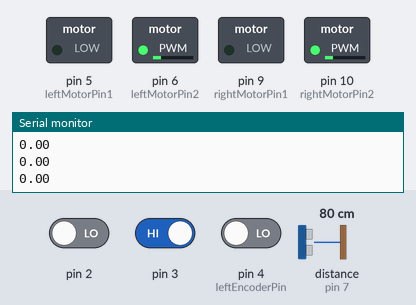
Simulated run of this sketch. Board: Arduino Uno, built with avr-gcc and run on an emulated ATmega328P. Shown: switched loads named in the sketch (green lamp = pin HIGH), the last lines printed to the serial monitor. Wiring (inferred from the names in the program): ultrasonic range finder: trigger pin 8; echo pin 7. Dashed ring = blinking. Inputs (shaded band) come from the test bench; at power-on: distance to the obstacle (sensor on pin 7) 80 cm, pin 2 LOW, pin 3 HIGH, pin 4 (leftEncoderPin) LOW. The echo pulse lasts 58.3 µs per cm; pins used as bus, display or sensor lines are not drawn.

Above: at 4.2 s.
4.3 s: distance to the obstacle (sensor on pin 7) set to 32 cm
5.8 s: distance to the obstacle (sensor on pin 7) set to 26 cm
At 5.98 s:
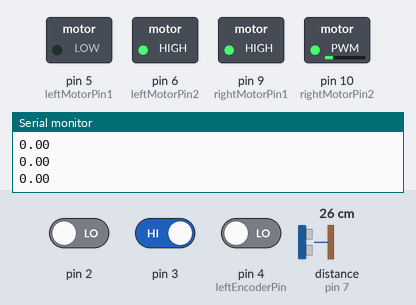
8.8 s: pin 2 driven HIGH
At 8.97 s:
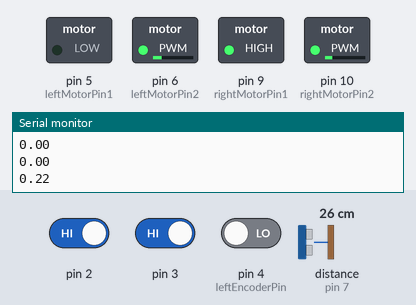
11.8 s: pin 3 driven LOW
At 11.95 s:
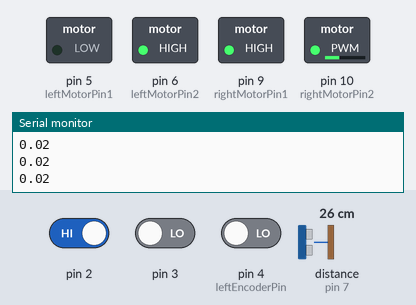
14.8 s: distance to the obstacle (sensor on pin 7) set to 35 cm
16.3 s: distance to the obstacle (sensor on pin 7) set to 2 cm
At 16.46 s:
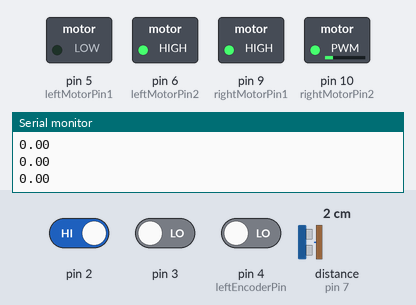
Timing chart, 0 to 20.3 s (numbered marks = the images above; inputs shaded):
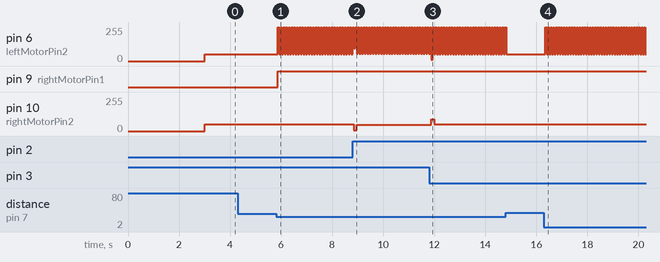

The sketch:

Encoder_drive_straight_with_sensor.ino
```cpp
/*
 * Notes for circuit building:
 * - Left is white wheel, Right is black wheel
 * - LEFT/RIGHT Encoder Pins: A to D2/D3, B to D4/D7
 * - LEFT/RIGHT Motor Pins: M1 to 20f/30e, M2 to 19f/29e ~~~ This is opposite (relative to h-bridge) b/c the wheels are mirrored
 * - LEFT/RIGHT Motor Control Pins: D5/D9 to 22f/27e, D6/D10 to 27f/22e
 * - Make sure Encoder power pin is connected to 5v and not the battery!!!
 * - Make sure to ground the arduino with the battery!!!
 */

int leftInterrupt=0; //Actualy pin 2
int leftEncoderPin=4;
int rightInterrupt=1; //Actually pin 3
int rightEncoderPin=7;

int leftMotorPin1=5;
int leftMotorPin2=6;
int rightMotorPin1=9;
int rightMotorPin2=10;

int echoPin = 7;
int trigPin = 8;

int maximumRange = 200; // Maximum range needed
int minimumRange = 0; // Minimum range needed
long duration, distance; // Duration used to calculate distance

volatile int leftTicks=0;
volatile int rightTicks=0;

//Speed variables (Units: pulses/microsecond)
volatile int leftSpeed=0;
volatile int rightSpeed=0;

volatile long timer_sampling_interval = 50; //sampling time in microseconds

volatile long timer = 0;
volatile long current_time = 0;

int targetSpeed=50;

float pidOutput=0;

void setup() {
  delay(3000);
  Serial.begin(9600);
  //Initialize pins

 pinMode(trigPin, OUTPUT);
 pinMode(echoPin, INPUT);

  pinMode(leftInterrupt, INPUT);
  pinMode(leftEncoderPin, INPUT);

  pinMode(leftMotorPin1, OUTPUT);
  pinMode(rightMotorPin1, OUTPUT);
  pinMode(leftMotorPin2, OUTPUT);
  pinMode(rightMotorPin2, OUTPUT);

  pinMode(rightInterrupt, INPUT);
  pinMode(rightEncoderPin, INPUT);

  //Attach Interrupts
  attachInterrupt(leftInterrupt, onLeftInterrupt, RISING);
  attachInterrupt(rightInterrupt, onRightInterrupt, FALLING); //Falling the wheels are mirrored on the vehicle

  //Start Timer
  timer = millis();
}

void onLeftInterrupt() {
  //We know that pin1 just switched to LOW
  if(digitalRead(leftEncoderPin)==0){ //Check if pin2 is at low as well
    leftTicks--; //If so, then it is moving forward
  }
  else{
    leftTicks++; //Otherwise, it is moving backwards
  }
}

void onRightInterrupt() {
  //We know that pin1 just switched to LOW
  if(digitalRead(rightEncoderPin)==0){ //Check if pin2 is at low as well
    rightTicks--; //If so, then it is moving forward
  }
  else{
    rightTicks++; //Otherwise, it is moving backwards
  }
}

void driveLeft(float spd){
  int value = spd * 200;
  if (value > 0) {
    analogWrite(leftMotorPin2, min(value, 255));
  }
  else if (value < 0) {
    analogWrite(leftMotorPin1, min(-1*value, 255));
  }
  else {
    analogWrite(leftMotorPin1, min(value, 0));
    analogWrite(leftMotorPin2, min(value, 0));
  }
}

void driveRight(float spd){
  int value = spd * 200;
  if (value > 0) {
    analogWrite(rightMotorPin2, min(value, 255));
  }
  else if (value < 0) {
    analogWrite(rightMotorPin1, min(-1*value, 255));
  } else {
    analogWrite(rightMotorPin1, min(-1*value, 255));
    analogWrite(rightMotorPin2, min(-1*value, 255));
}
}

/*
float prev_left_error = 0;
float prev_right_error = 0;
float left_error = 0;
float right_error = 0;
float delta_time = 0;
*/
float error = 0 ;
float prev_error = 0;
float P = -10;
float D = -100;
float scale = 500;

float pidControl(float P,float D,float error,float prev_error){
  int delta_error = error - prev_error;
  return P * error + D * delta_error;
}

void loop() {
  digitalWrite(trigPin, LOW);
 delayMicroseconds(2);

 digitalWrite(trigPin, HIGH);
 delayMicroseconds(10);

 digitalWrite(trigPin, LOW);
 duration = pulseIn(echoPin, HIGH);

 //Calculate the distance (in cm) based on the speed of sound.
 distance = duration/58.2;

    error = leftTicks-rightTicks;
    Serial.println(pidOutput);
    pidOutput=pidControl(P,D,error,prev_error)/scale;
    driveLeft(0.25+pidOutput);
    driveRight(0.25-pidOutput);
    prev_error = error;

    if (distance < 30) {
 delay(50);
      driveLeft(1);
      driveRight(-1);
      digitalWrite(trigPin, LOW);
      delayMicroseconds(2);

      digitalWrite(trigPin, HIGH);
       delayMicroseconds(10);

      digitalWrite(trigPin, LOW);
      duration = pulseIn(echoPin, HIGH);

 //Calculate the distance (in cm) based on the speed of sound.
      distance = duration/58.2;
      if (distance < 30) {
        driveLeft(2);
        driveRight(-2);
      }
    }

 delay(50);
    /*
    current_time=micros();
    delta_time = current_time-timer;
    if(delta_time>timer_sampling_interval){
      leftSpeed = leftTicks/delta_time;
      rightSpeed = rightTicks/delta_time;
      leftTicks=0;
      rightTicks=0;
      timer = current_time;
    }

    left_error = leftSpeed - targetSpeed;
    right_error = rightSpeed - targetSpeed;

    float leftPID = 0;
    float rightPID = 0;
    float P = -0.2;
    float D = -0.9;

    leftPID = pidControl(P,D,left_error,prev_left_error);
    rightPID = pidControl(P,D,right_error,prev_right_error);
    prev_left_error = left_error;
    prev_right_error = right_error;

    driveLeft(0.25 + leftPID);
    driveRight(0.25 + rightPID); */
}
```

Measured:
- the behaviour switches between 31 and 30 cm on distance to the obstacle (sensor on pin 7) (found by bisection; images 0 and 1)
- after the input at 5.8 s, pin 6 (leftMotorPin2): alternates 255/255 for 0.05 s and 50/255 for 0.05 s, starting after 0.07 s; pin 9 (rightMotorPin1): LOW → HIGH after 0.07 s
- after the input at 8.8 s, pin 10 (rightMotorPin2): 50/255 → 6/255 after 0.06 s, → 46/255 0.10 s later
- after the input at 11.8 s, pin 10 (rightMotorPin2): 46/255 → 90/255 after 0.09 s, → 50/255 0.10 s later
- after the input at 16.3 s, pin 6 (leftMotorPin2): alternates 255/255 for 0.05 s and 50/255 for 0.05 s, starting after 0.06 s
